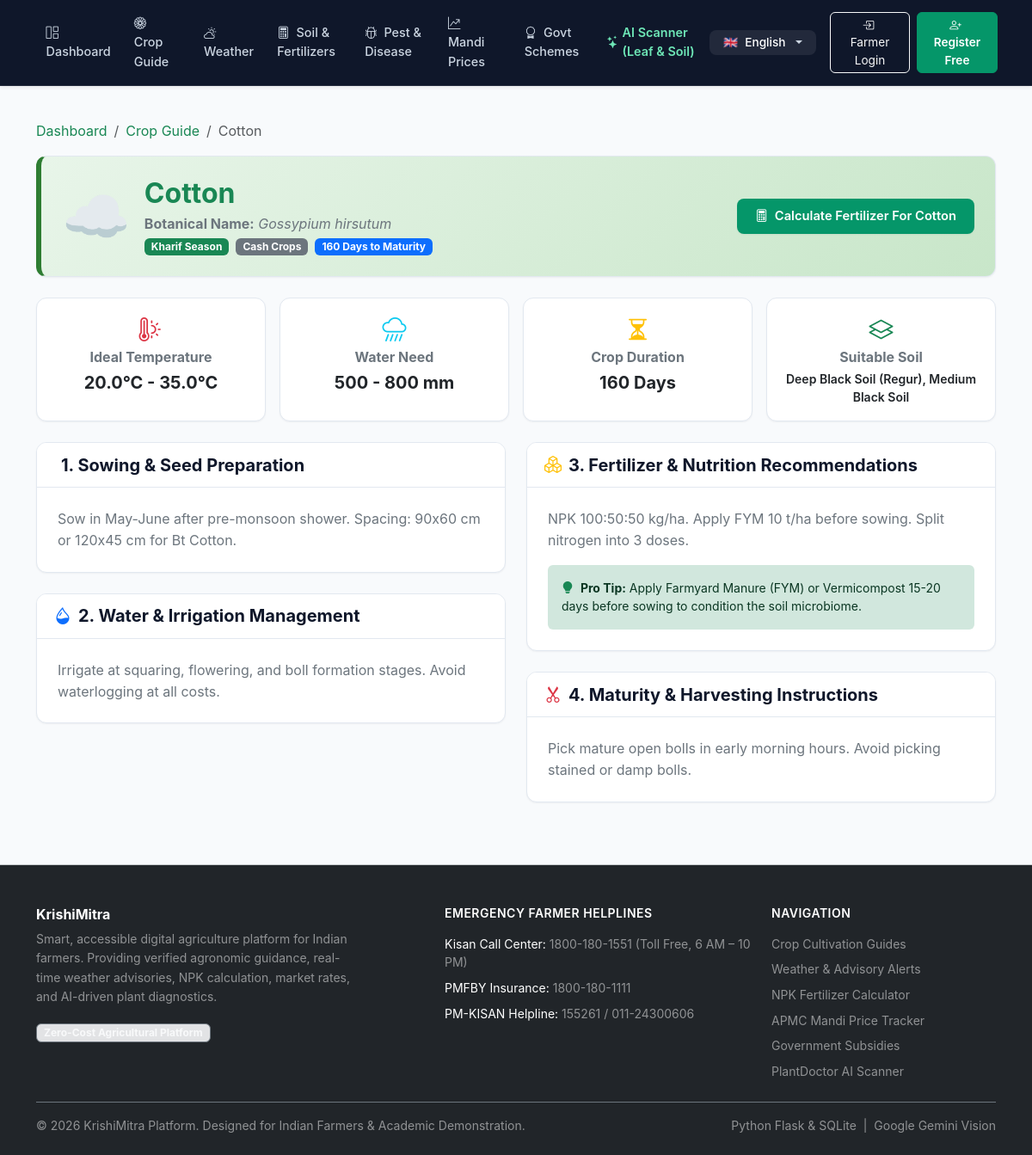
The page /crops/11 on the database its author committed.
### tables this page shows
CREATE TABLE crops (
    id INTEGER PRIMARY KEY AUTOINCREMENT,
    name TEXT NOT NULL,
    scientific_name TEXT,
    category TEXT NOT NULL,        -- Cereals, Pulses, Cash Crops, Oilseeds, Vegetables
    season TEXT NOT NULL,          -- Kharif, Rabi, Zaid
    suitable_soil TEXT NOT NULL,
    min_temp REAL NOT NULL,
    max_temp REAL NOT NULL,
    rainfall_mm TEXT NOT NULL,
    duration_days INTEGER NOT NULL,
    sowing_guide TEXT NOT NULL,
    irrigation_guide TEXT NOT NULL,
    fertilizer_guide TEXT NOT NULL,
    harvesting_guide TEXT NOT NULL,
    icon TEXT DEFAULT '🌾'
);

### app/routes/crops.py (the view)
@crops_bp.route('/<int:crop_id>')
def detail(crop_id):
    db = get_db()
    crop = db.execute("SELECT * FROM crops WHERE id = ?", (crop_id,)).fetchone()
    if not crop:
        return "Crop not found", 404
    return render_template('crops/detail.html', crop=crop)

### app/database/db.py (called while the page is built, shortened)
def get_db():
    if 'db' not in g:
        db_url = current_app.config.get('DATABASE_URL') or os.environ.get('DATABASE_URL')
        db_path = current_app.config.get('DATABASE', 'krishimitra.db')
        conn = sqlite3.connect(db_path)
        conn.row_factory = sqlite3.Row
        g.db = conn
        g.db_backend = 'sqlite'
    return g.db

### app/translations/languages.py (called while the page is built)
def get_translation(key: str, lang: str = 'en') -> str:
    if not lang or lang not in SUPPORTED_LANGUAGES:
        lang = 'en'
    entry = TRANSLATIONS.get(key)
    if not entry:
        return key
    return entry.get(lang, entry.get('en', key))

### app/templates/crops/detail.html (shortened to what this page needs)
{% extends "base.html" %}
{% block content %}
<div class="container py-4">
  <nav aria-label="breadcrumb" class="mb-3">
    <ol class="breadcrumb">
      <li class="breadcrumb-item"><a href="{{ url_for('main.dashboard') }}" class="text-success text-decoration-none">Dashboard</a></li>
      <li class="breadcrumb-item"><a href="{{ url_for('crops.index') }}" class="text-success text-decoration-none">Crop Guide</a></li>
      <li class="breadcrumb-item active" aria-current="page">{{ crop['name'] }}</li>
    </ol>
  </nav>
  <div class="farm-card p-4 mb-4" style="background: linear-gradient(135deg, #e8f5e9 0%, #c8e6c9 100%); border-left: 6px solid #2e7d32;">
    <div class="d-flex flex-column flex-md-row align-items-md-center justify-content-between gap-3">
      <div class="d-flex align-items-center gap-3">
        <span class="display-3">{{ crop['icon'] }}</span>
        <div>
          <h2 class="fw-bold text-success mb-1">{{ crop['name'] }}</h2>
          <p class="text-secondary mb-1">
            <strong>Botanical Name:</strong> <em>{{ crop['scientific_name'] }}</em>
          </p>
          <div class="d-flex gap-2">
            <span class="badge bg-success text-white px-2 py-1">{{ crop['season'] }} Season</span>
            <span class="badge bg-secondary text-white px-2 py-1">{{ crop['category'] }}</span>
            <span class="badge bg-primary text-white px-2 py-1">{{ crop['duration_days'] }} Days to Maturity</span>
          </div>
        </div>
      </div>
      <div>
        <a href="{{ url_for('soil.index') }}" class="btn btn-agri">
          <i class="bi bi-calculator me-1"></i> Calculate Fertilizer For {{ crop['name'] }}
        </a>
      </div>
    </div>
  </div>
  <div class="row g-3 mb-4">
    <div class="col-md-3">
      <div class="farm-card p-3 text-center h-100">
        <i class="bi bi-thermometer-sun text-danger fs-3 mb-1"></i>
        <h6 class="fw-bold text-secondary mb-1">Ideal Temperature</h6>
        <p class="fw-bold text-dark fs-5 mb-0">{{ crop['min_temp'] }}°C - {{ crop['max_temp'] }}°C</p>
      </div>
    </div>
    <div class="col-md-3">
      <div class="farm-card p-3 text-center h-100">
        <i class="bi bi-cloud-rain-heavy text-info fs-3 mb-1"></i>
        <h6 class="fw-bold text-secondary mb-1">Water Need</h6>
        <p class="fw-bold text-dark fs-5 mb-0">{{ crop['rainfall_mm'] }}</p>
      </div>
    </div>
    <div class="col-md-3">
      <div class="farm-card p-3 text-center h-100">
        <i class="bi bi-hourglass-split text-warning fs-3 mb-1"></i>
        <h6 class="fw-bold text-secondary mb-1">Crop Duration</h6>
        <p class="fw-bold text-dark fs-5 mb-0">{{ crop['duration_days'] }} Days</p>
      </div>
    </div>
    <div class="col-md-3">
      <div class="farm-card p-3 text-center h-100">
        <i class="bi bi-layers text-success fs-3 mb-1"></i>
        <h6 class="fw-bold text-secondary mb-1">Suitable Soil</h6>
        <p class="small fw-semibold text-dark mb-0">{{ crop['suitable_soil'] }}</p>
      </div>
    </div>
  </div>
  <div class="row g-4">
    <div class="col-lg-6">
      <div class="farm-card mb-4">
        <div class="card-header-agri">
          <h5 class="fw-bold mb-0">1. Sowing & Seed Preparation</h5>
        </div>
        <div class="p-4">
          <p class="text-secondary mb-0 leading-relaxed">{{ crop['sowing_guide'] }}</p>
        </div>
      </div>
      <div class="farm-card">
        <div class="card-header-agri">
          <h5 class="fw-bold mb-0"><i class="bi bi-droplet-half me-2 text-primary"></i>2. Water & Irrigation Management</h5>
        </div>
        <div class="p-4">
          <p class="text-secondary mb-0 leading-relaxed">{{ crop['irrigation_guide'] }}</p>
        </div>
      </div>
    </div>
    <div class="col-lg-6">
      <div class="farm-card mb-4">
        <div class="card-header-agri">
          <h5 class="fw-bold mb-0"><i class="bi bi-boxes me-2 text-warning"></i>3. Fertilizer & Nutrition Recommendations</h5>
        </div>
        <div class="p-4">
          <p class="text-secondary mb-3 leading-relaxed">{{ crop['fertilizer_guide'] }}</p>
          <div class="alert alert-success border-0 small mb-0">
            <i class="bi bi-lightbulb-fill text-success me-1"></i>
            <strong>Pro Tip:</strong> Apply Farmyard Manure (FYM) or Vermicompost 15-20 days before sowing to condition the soil microbiome.
          </div>
        </div>
      </div>
      <div class="farm-card">
        <div class="card-header-agri">
          <h5 class="fw-bold mb-0"><i class="bi bi-scissors me-2 text-danger"></i>4. Maturity & Harvesting Instructions</h5>
        </div>
        <div class="p-4">
          <p class="text-secondary mb-0 leading-relaxed">{{ crop['harvesting_guide'] }}</p>
        </div>
      </div>
    </div>
  </div>
</div>
{% endblock %}

### app/static/css/style.css (style rules this page uses)
body { top: 0px !important; }
:root { --primary-green: #059669; --primary-dark: #047857; --primary-light: #10b981; --primary-subtle: #ecfdf5; --primary-border: #a7f3d0; --bg-app: #f8fafc; --surface-card: #ffffff; --surface-muted: #f1f5f9; --text-main: #0f172a; --text-secondary: #475569; --text-muted: #94a3b8; --border-light: #e2e8f0; --border-focus: #059669; --accent-amber: #d97706; --accent-amber-subtle: #fffbeb; --accent-red: #dc2626; --accent-blue: #2563eb; --shadow-sm: 0 1px 2px 0 rgb(15 23 42 / 0.05); --shadow-md: 0 4px 6px -1px rgb(15 23 42 / 0.07), 0 2px 4px -2px rgb(15 23 42 / 0.05); --shadow-lg: 0 10px 15px -3px rgb(15 23 42 / 0.08), 0 4px 6px -4px rgb(15 23 42 / 0.04); }
body { font-family: -apple-system, BlinkMacSystemFont, "Plus Jakarta Sans", "Inter", "Segoe UI", Roboto, sans-serif; background-color: var(--bg-app); color: var(--text-main); min-height: 100vh; display: flex; flex-direction: column; line-height: 1.55; -webkit-font-smoothing: antialiased; }
.farm-card { background: var(--surface-card); border: 1px solid var(--border-light); border-radius: 12px; box-shadow: var(--shadow-sm); transition: border-color 0.2s ease, box-shadow 0.2s ease; overflow: hidden; }
.card-header-agri { background-color: #ffffff; border-bottom: 1px solid var(--border-light); color: var(--text-main); font-weight: 600; font-size: 0.95rem; padding: 0.85rem 1.25rem; }
.btn-agri { background-color: var(--primary-green); color: #ffffff; font-weight: 600; font-size: 0.92rem; border: 1px solid transparent; border-radius: 8px; padding: 0.55rem 1.25rem; transition: all 0.15s ease-in-out; box-shadow: var(--shadow-sm); }

### rows shown on the page
crops: name "Cotton", icon "☁️", scientific_name "Gossypium hirsutum", season "Kharif", category "Cash Crops", duration_days "160", min_temp "20.0", max_temp "35.0", rainfall_mm "500 - 800 mm", suitable_soil "Deep Black Soil (Regur), Medium Black Soil", sowing_guide "Sow in May-June after pre-monsoon shower. Spacing: 90x60 cm or 120x45 cm for Bt Cotton.", irrigation_guide "Irrigate at squaring, flowering, and boll formation stages. Avoid waterlogging at all costs.", fertilizer_guide "NPK 100:50:50 kg/ha. Apply FYM 10 t/ha before sowing. Split nitrogen into 3 doses.", harvesting_guide "Pick mature open bolls in early morning hours. Avoid picking stained or damp bolls."

### other values the page prints
{{ t('nav_dashboard') }} "Dashboard"
{{ t('nav_crops') }} "Crop Guide"
{{ t('nav_weather') }} "Weather"
{{ t('nav_soil') }} "Soil & Fertilizers"
{{ t('nav_diseases') }} "Pest & Disease"
{{ t('nav_market') }} "Mandi Prices"
{{ t('nav_schemes') }} "Govt Schemes"
{{ t('nav_plantdoctor') }} "AI Scanner (Leaf & Soil)"
{{ t('nav_login') }} "Farmer Login"
{{ t('nav_register') }} "Register Free"
